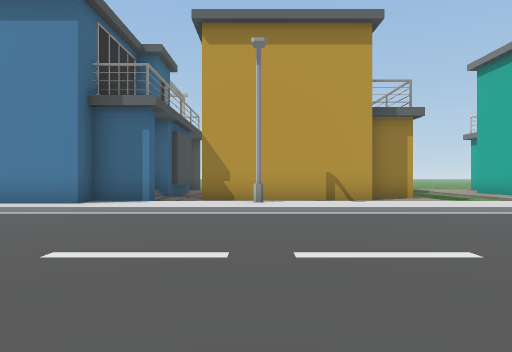
[1] (above)

17 first-person views from a walk through a Unity game level. The camera is 1.3 m above the floor, looks level and sees 70° across. The floor is counted in squares, 2 m on a side. Each view is taken from the middle of a square. On the plan, view 1 faces up. The plan holds only what a view shows up to about 11 squares ahead; the rest is blank. The place goes on beyond the plan. The player character is not drawn. Some surface patterns are stand-ins.

[2]
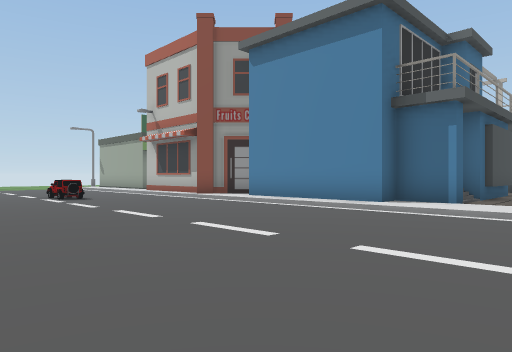

[3]
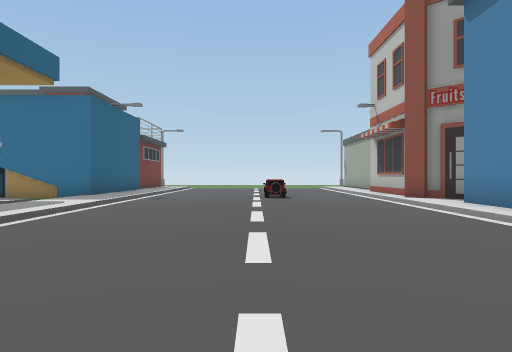

[4]
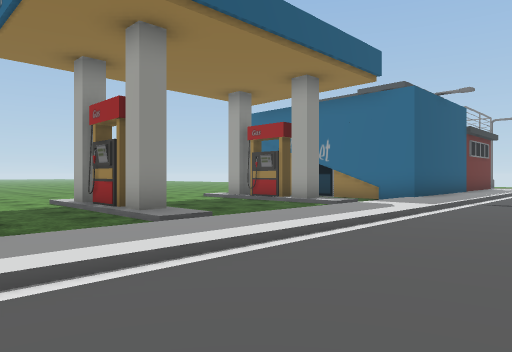

[5]
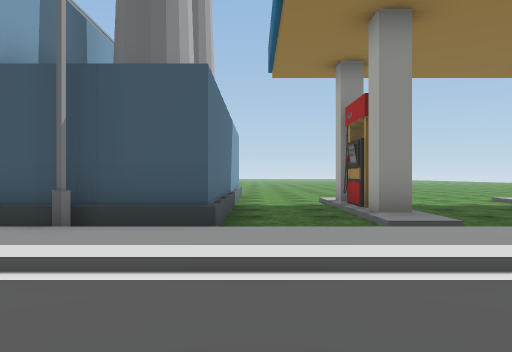

[6]
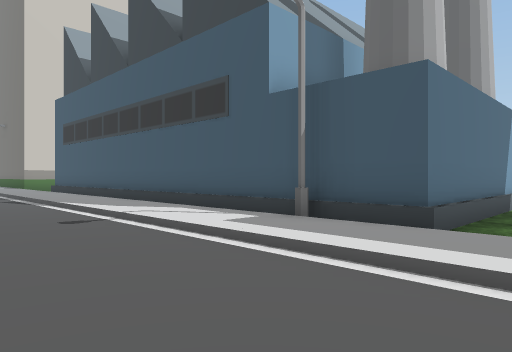

[7]
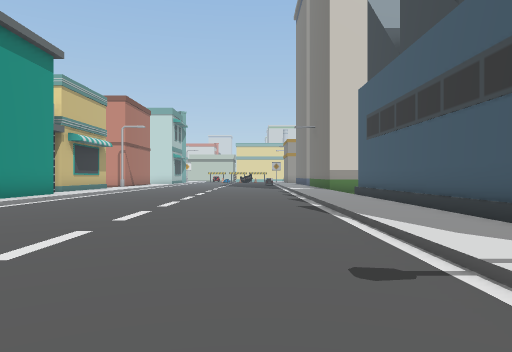

[8]
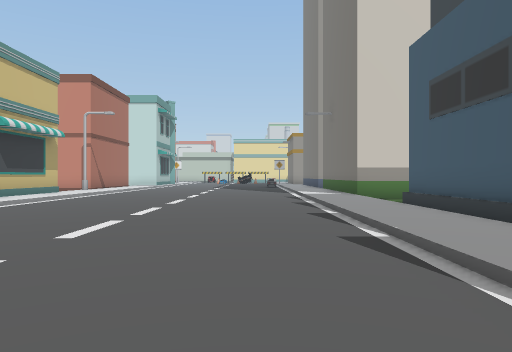

[9]
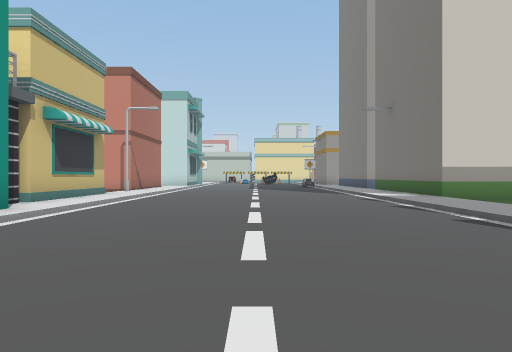

[10]
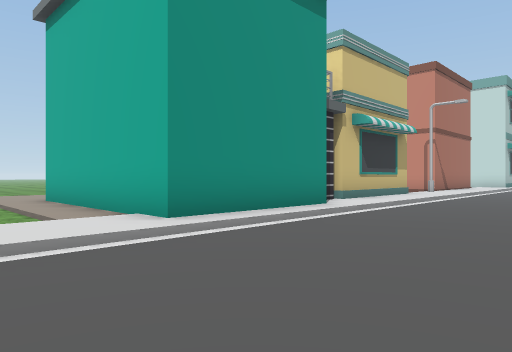

[11]
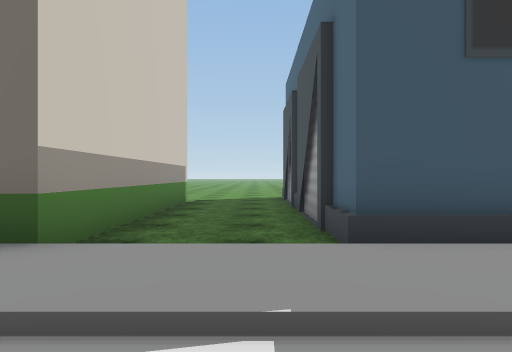

[12]
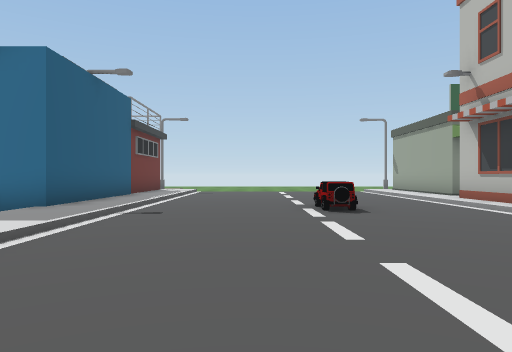

[13]
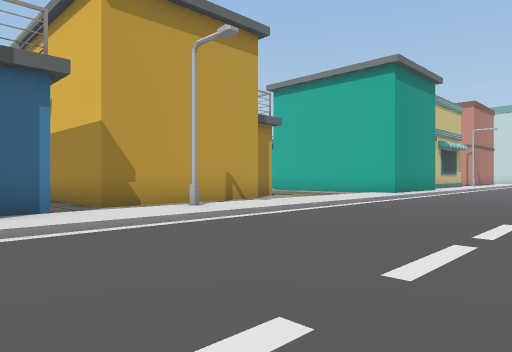

[14]
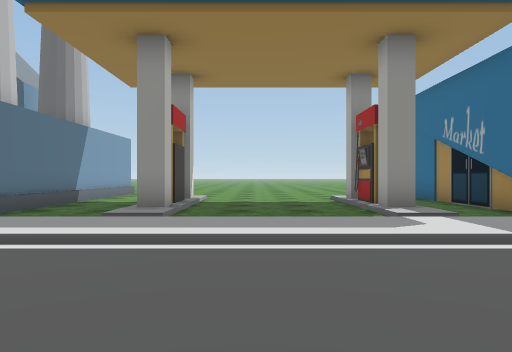

[15]
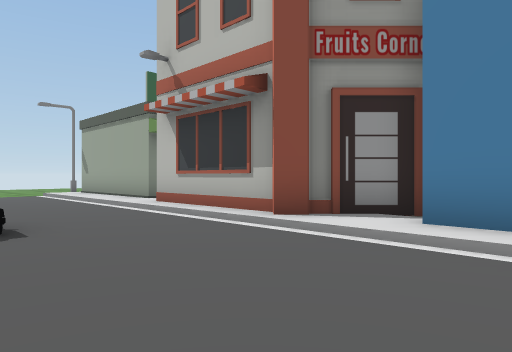

[16]
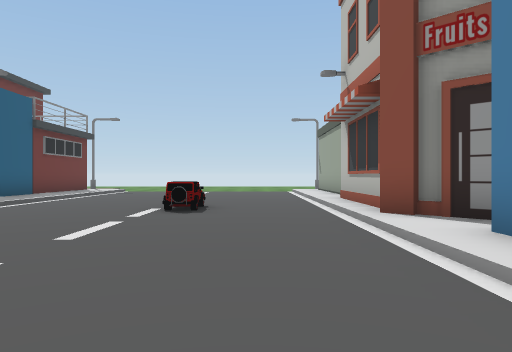

[17]
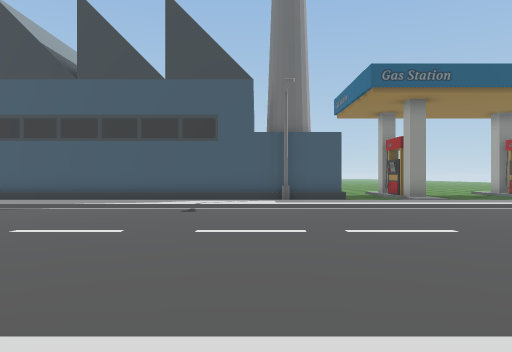

### Floor plan
Key: @ floor where view 1 was taken; # wall or solid block; . main floor; : floor 0.25 m higher than the main floor; / step, stairs or slope; S streetlight; C car; B building.
Columns run from 14 left of view 1 to 16 right of it. Each row starts with its distance up from view 1.
 15                      ::
 14                      ::
 13                      ::
 12             ##       :#
 11            ###     ..:#
 10            #:#   ##..:#
  9      ###   #:#####:..:#
  8 /S  ##:#####::S//////:#  ######
  7 :####:::::::::::::::::####:::::
  6 ...............................
  5 ...............................
  4 ...C...........................
  3 ...C...........................
  2 ...............................
  1 ...............................
  0 ..............@................
 -1 :::::::::::::::::::::::::::::::
 -2 #S##//////////S//////////////BB
 -3    #.//...:..B BBBBBBBBBBBB..B
 -4    #.#/...#..BBBB         B..B
 -5    #.#/...#..B BB         B..B
 -6    #.#/...#..B BBB        B..B
 -7    #  /...:..BB BB        B..B
 -8    #  .......BBBBB        B..B
 -9       ..  ...B            B...
-10           ..              B...

Positions as (right, up) in squares from view 1, and headings:
1: (0, 0), facing up
2: (0, 0), facing up-left
3: (0, 3), facing left
4: (-1, 2), facing down-left
5: (-2, 2), facing down
6: (-3, 2), facing down-right
7: (0, 1), facing right
8: (4, 1), facing right
9: (5, 3), facing right
10: (5, 3), facing up-right
11: (13, 1), facing down
12: (-4, 2), facing left
13: (-4, 2), facing up-right
14: (-6, 3), facing down
15: (-6, 3), facing up-left
16: (-4, 5), facing left
17: (1, 8), facing down
